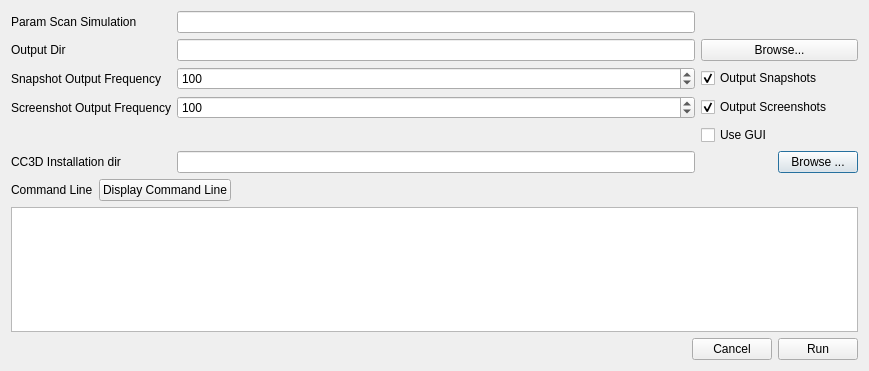
<?xml version="1.0" encoding="UTF-8"?>
<ui version="4.0">
 <class>ParamScanDialog</class>
 <widget class="QDialog" name="ParamScanDialog">
  <property name="geometry">
   <rect>
    <x>0</x>
    <y>0</y>
    <width>869</width>
    <height>371</height>
   </rect>
  </property>
  <property name="windowTitle">
   <string>Parameter Scan Launcher</string>
  </property>
  <layout class="QVBoxLayout" name="verticalLayout">
   <item>
    <layout class="QGridLayout" name="gridLayout">
     <item row="2" column="0">
      <widget class="QLabel" name="label_3">
       <property name="text">
        <string>Snapshot Output Frequency</string>
       </property>
      </widget>
     </item>
     <item row="3" column="0">
      <widget class="QLabel" name="label_4">
       <property name="text">
        <string>Screenshot Output Frequency</string>
       </property>
      </widget>
     </item>
     <item row="5" column="1">
      <widget class="QLineEdit" name="install_dir_LE"/>
     </item>
     <item row="5" column="3">
      <widget class="QPushButton" name="install_dir_browse_PB">
       <property name="text">
        <string>Browse ...</string>
       </property>
      </widget>
     </item>
     <item row="2" column="1">
      <widget class="QSpinBox" name="output_freq_SB">
       <property name="maximum">
        <number>100000000</number>
       </property>
       <property name="value">
        <number>100</number>
       </property>
      </widget>
     </item>
     <item row="0" column="1">
      <widget class="QLineEdit" name="param_scan_simulation_LE"/>
     </item>
     <item row="3" column="2" colspan="2">
      <widget class="QCheckBox" name="output_screenshot_CB">
       <property name="text">
        <string>Output Screenshots</string>
       </property>
       <property name="checked">
        <bool>true</bool>
       </property>
      </widget>
     </item>
     <item row="5" column="0">
      <widget class="QLabel" name="label_5">
       <property name="text">
        <string>CC3D Installation dir</string>
       </property>
      </widget>
     </item>
     <item row="1" column="1">
      <widget class="QLineEdit" name="output_dir_LE"/>
     </item>
     <item row="3" column="1">
      <widget class="QSpinBox" name="screenshot_freq_CB">
       <property name="maximum">
        <number>1000000000</number>
       </property>
       <property name="value">
        <number>100</number>
       </property>
      </widget>
     </item>
     <item row="0" column="0">
      <widget class="QLabel" name="label">
       <property name="text">
        <string>Param Scan Simulation</string>
       </property>
      </widget>
     </item>
     <item row="2" column="2" colspan="2">
      <widget class="QCheckBox" name="output_snapshot_CB">
       <property name="text">
        <string>Output Snapshots</string>
       </property>
       <property name="checked">
        <bool>true</bool>
       </property>
      </widget>
     </item>
     <item row="1" column="0">
      <widget class="QLabel" name="label_2">
       <property name="text">
        <string>Output Dir</string>
       </property>
      </widget>
     </item>
     <item row="4" column="2">
      <widget class="QCheckBox" name="gui_CB">
       <property name="text">
        <string>Use GUI</string>
       </property>
      </widget>
     </item>
     <item row="1" column="2" colspan="2">
      <widget class="QPushButton" name="browse_output_dir_PB">
       <property name="text">
        <string>Browse...</string>
       </property>
      </widget>
     </item>
    </layout>
   </item>
   <item>
    <layout class="QHBoxLayout" name="horizontalLayout_2">
     <item>
      <widget class="QLabel" name="label_6">
       <property name="text">
        <string>Command Line</string>
       </property>
      </widget>
     </item>
     <item>
      <widget class="QPushButton" name="update_cml_PB">
       <property name="text">
        <string>Display Command Line</string>
       </property>
      </widget>
     </item>
     <item>
      <spacer name="horizontalSpacer_2">
       <property name="orientation">
        <enum>Qt::Horizontal</enum>
       </property>
       <property name="sizeHint" stdset="0">
        <size>
         <width>40</width>
         <height>20</height>
        </size>
       </property>
      </spacer>
     </item>
    </layout>
   </item>
   <item>
    <widget class="QPlainTextEdit" name="cml_PTE">
     <property name="readOnly">
      <bool>true</bool>
     </property>
    </widget>
   </item>
   <item>
    <layout class="QHBoxLayout" name="horizontalLayout">
     <item>
      <spacer name="horizontalSpacer">
       <property name="orientation">
        <enum>Qt::Horizontal</enum>
       </property>
       <property name="sizeHint" stdset="0">
        <size>
         <width>40</width>
         <height>20</height>
        </size>
       </property>
      </spacer>
     </item>
     <item>
      <widget class="QPushButton" name="cancel_PB">
       <property name="text">
        <string>Cancel</string>
       </property>
      </widget>
     </item>
     <item>
      <widget class="QPushButton" name="run_PB">
       <property name="text">
        <string>Run</string>
       </property>
      </widget>
     </item>
    </layout>
   </item>
  </layout>
 </widget>
 <resources/>
 <connections>
  <connection>
   <sender>cancel_PB</sender>
   <signal>clicked()</signal>
   <receiver>ParamScanDialog</receiver>
   <slot>reject()</slot>
   <hints>
    <hint type="sourcelabel">
     <x>407</x>
     <y>360</y>
    </hint>
    <hint type="destinationlabel">
     <x>245</x>
     <y>234</y>
    </hint>
   </hints>
  </connection>
  <connection>
   <sender>run_PB</sender>
   <signal>clicked()</signal>
   <receiver>ParamScanDialog</receiver>
   <slot>accept()</slot>
   <hints>
    <hint type="sourcelabel">
     <x>488</x>
     <y>360</y>
    </hint>
    <hint type="destinationlabel">
     <x>399</x>
     <y>205</y>
    </hint>
   </hints>
  </connection>
  <connection>
   <sender>output_snapshot_CB</sender>
   <signal>toggled(bool)</signal>
   <receiver>output_freq_SB</receiver>
   <slot>setEnabled(bool)</slot>
   <hints>
    <hint type="sourcelabel">
     <x>376</x>
     <y>76</y>
    </hint>
    <hint type="destinationlabel">
     <x>247</x>
     <y>75</y>
    </hint>
   </hints>
  </connection>
  <connection>
   <sender>output_screenshot_CB</sender>
   <signal>toggled(bool)</signal>
   <receiver>screenshot_freq_CB</receiver>
   <slot>setEnabled(bool)</slot>
   <hints>
    <hint type="sourcelabel">
     <x>488</x>
     <y>108</y>
    </hint>
    <hint type="destinationlabel">
     <x>291</x>
     <y>101</y>
    </hint>
   </hints>
  </connection>
 </connections>
</ui>
